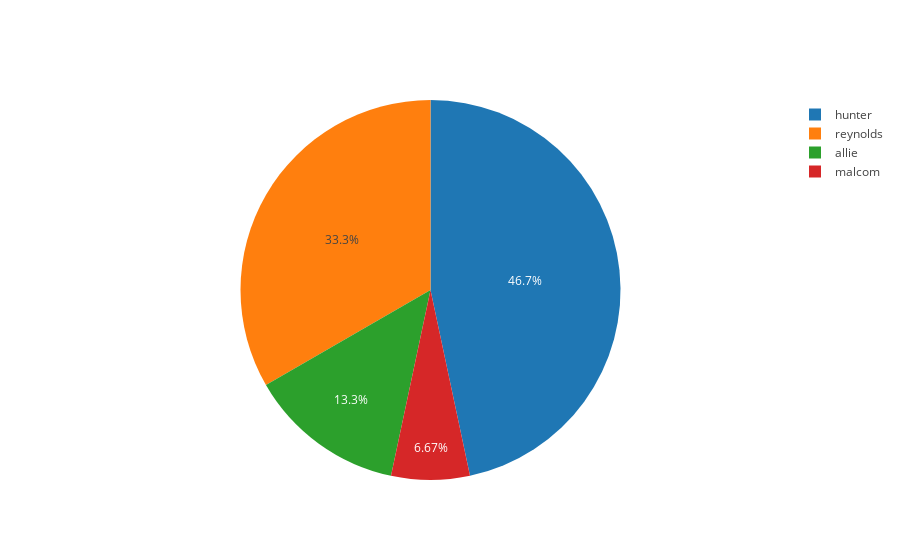

Write notebook code for a chart like this one.
### Code cell
pie_trace_via_constructor = graph_objs.Pie(
    labels = ['malcom', 'reynolds', 'allie', 'hunter'],
    values = [1, 5, 2, 7]
    )

plotly.offline.iplot([
    pie_trace_via_constructor
])

### Figure 1 — Plotly figure (JSON) as saved in the notebook; plotly's stock layout.template omitted (floating-point values rounded to 4 significant figures)
{"data": [{"labels": ["malcom", "reynolds", "allie", "hunter"], "type": "pie", "uid": "4c8e012e-b565-11e8-b77d-0242ac110025", "values": [1, 5, 2, 7]}], "layout": {}}
